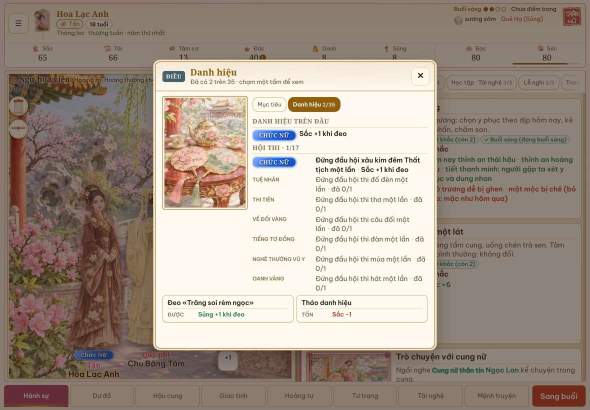
#> input picture dev/test/title-sys-shots/dh-panel-1180x820.jpg, 1180 x 820 px, given in place of book-0-tan.jpg, which was not available (shown at 1/2 size)
$ python sheet.py out.png
#> lines starting #> are read from the running program, lines starting #| are printed output that depends on the picture
import sys
from PIL import Image, ImageDraw, ImageFont
D = '/home/user/wt/fig-bg/.figbg/'
FB = '/usr/share/fonts/truetype/dejavu/DejaVuSans-Bold.ttf'
FR = '/usr/share/fonts/truetype/dejavu/DejaVuSans.ttf'
import os
for c in ['/usr/share/fonts/truetype/noto/NotoSerif-Bold.ttf', '/usr/share/fonts/truetype/liberation/LiberationSerif-Bold.ttf']:
    if os.path.exists(c): FB = c; break
f1, f2, f3 = ImageFont.truetype(FB, 46), ImageFont.truetype(FB, 32), ImageFont.truetype(FR, 24)
W = 2400; BG = (246, 238, 222); INK = (92, 40, 30)
WHO = [('tan', 'tan', 'Tần · hồng · mẫu đơn'), ('hau', 'hau', 'Hoàng hậu · vàng · phượng'), ('maid', 'maid', 'Hạ nhân · xám · liễu'),
       ('emp', 'emp', 'Hoàng thượng · rồng mây'), ('man', 'cong', 'Vương gia/công tử · thủy mặc')]
DIRS = [('A', 'A · Tranh lụa cuộn treo (trục cuộn, viền gấm) — mỗi bậc một màu + một hoa văn'),
        ('B', 'B · Cửa sổ trăng / quạt lụa tròn sau đầu nhân vật, phần dưới là giấy cũ'),
        ('C', 'C · Lụa nhuộm màu + mây dát vàng, viền tan dần vào giấy sách (không khung)')]
def fit(im, h=None, w=None):
    if h: return im.resize((round(im.width * h / im.height), h), Image.LANCZOS)
    return im.resize((w, round(im.height * w / im.width)), Image.LANCZOS)
colw = (W - 60) // 5
blocks = []
# header + baseline
hdr = Image.new('RGB', (W, 120), BG); d = ImageDraw.Draw(hdr)
#> after `hdr = Image.new('RGB', (W, 120), BG)`:
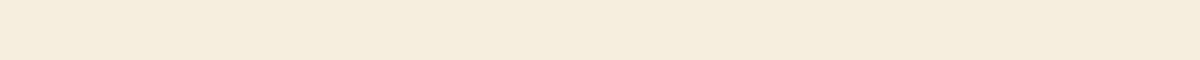
#> hdr: PIL image 2400x120 RGB (shown at 1/2 size); mean R, G, B 246, 238, 222
d.text((30, 18), 'Nền sau nhân vật toàn thân — 3 hướng mẫu (Tuần lục + hộp sự kiện)', font=f1, fill=INK)
d.text((30, 76), 'Mỗi hướng: hàng trên = trang Tuần lục (ô nhỏ góc = nền riêng), hàng dưới = hộp sự kiện có người. Không có người/chữ trong nền.', font=f3, fill=(110, 80, 60))
blocks.append(hdr)
base = Image.new('RGB', (W, 470), BG); d = ImageDraw.Draw(base)
d.text((30, 8), 'Hiện tại (chưa có nền)', font=f2, fill=INK)
b0 = fit(Image.open(D + 'all/book-0-tan.jpg'), h=410); base.paste(b0, (30, 52))
#> in fit, `if h: return im.resize((round(im.width * h / im.height), h), Image.LAN..`:
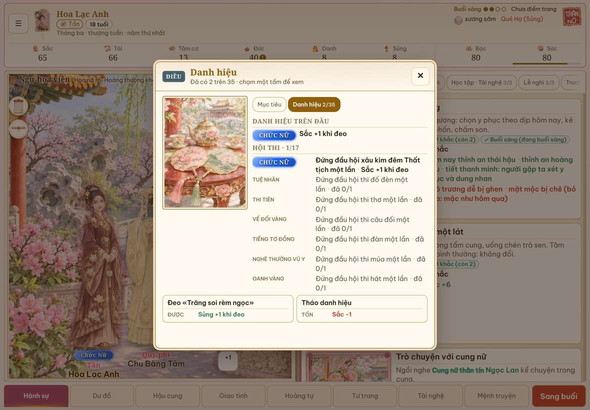
#> returned value: PIL image 590x410 RGB; mean R, G, B 163.6, 149.8, 138.1
#> after `base.paste(b0, (30, 52))`:
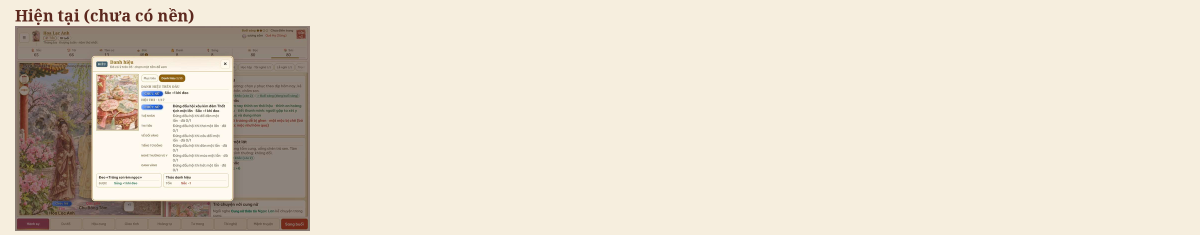
#> base: PIL image 2400x470 RGB (shown at 1/2 size); mean R, G, B 227.9, 218.5, 203.5
g0 = fit(Image.open(D + 'all/dlg-0-tan.jpg'), h=410); base.paste(g0, (60 + b0.width, 52))
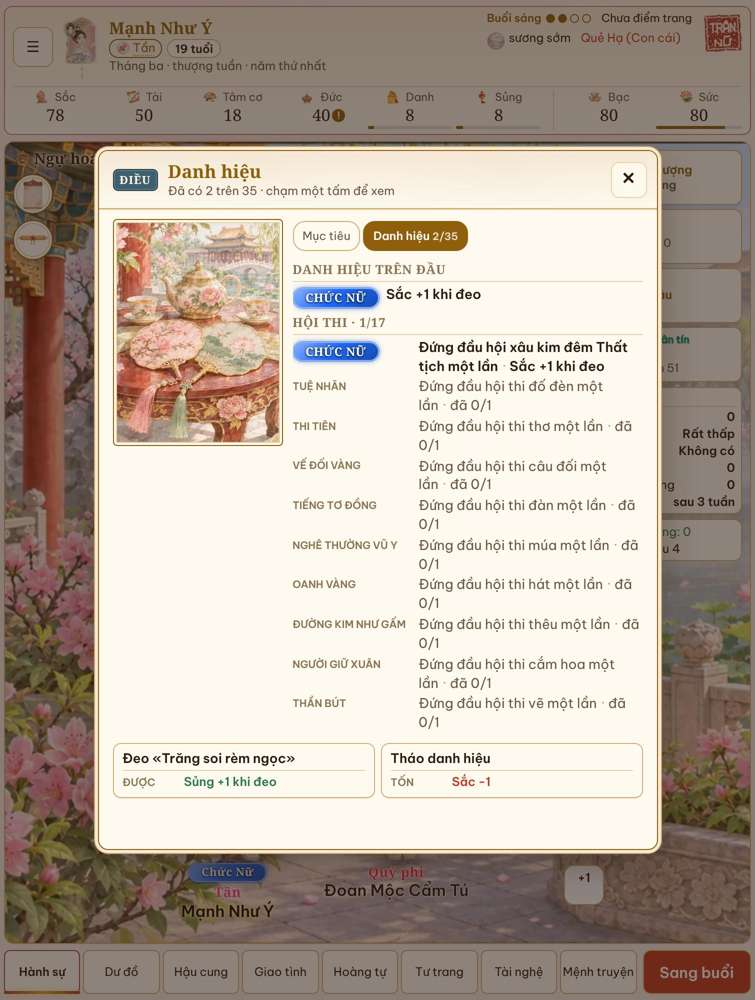
#> input picture dev/test/title-sys-shots/dh-panel-755x1000.jpg, 755 x 1000 px, given in place of dlg-0-tan.jpg, which was not available
#> after `base.paste(g0, (60 + b0.width, 52))`:
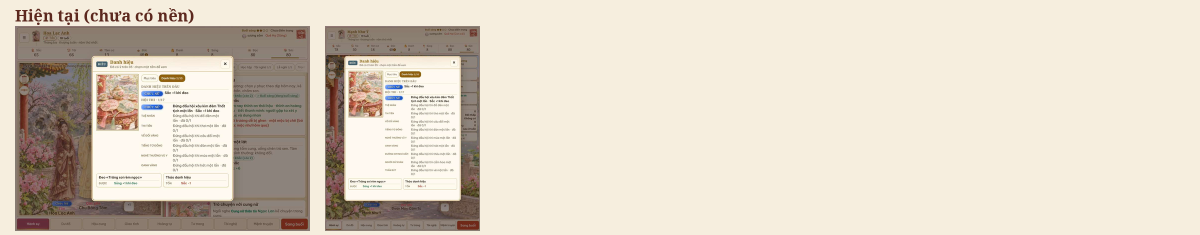
#> base: PIL image 2400x470 RGB (shown at 1/2 size); mean R, G, B 220.8, 210.9, 196.3
blocks.append(base)
for k, title in DIRS:
    sec = Image.new('RGB', (W, 60), BG); ImageDraw.Draw(sec).text((30, 12), title, font=f2, fill=INK); blocks.append(sec)
#> after `ImageDraw.Draw(sec).text((30, 12), title, font=f2, fill=INK)`:
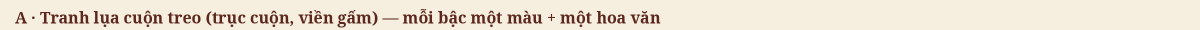
#> sec: PIL image 2400x60 RGB (shown at 1/2 size); mean R, G, B 234.6, 223.3, 207.8
    lab = Image.new('RGB', (W, 36), BG); dl = ImageDraw.Draw(lab)
#> after `lab = Image.new('RGB', (W, 36), BG)`:
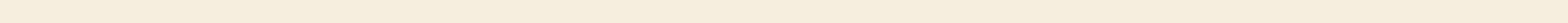
#> lab: PIL image 2400x36 RGB (shown at 1/2 size); mean R, G, B 246, 238, 222
    for i, (_, _, t) in enumerate(WHO): dl.text((30 + i * colw, 4), t, font=f3, fill=(110, 80, 60))
    blocks.append(lab)
    books = [fit(Image.open(D + f'all/book-{k}-{w}.jpg'), w=colw - 16) for w, _, _ in WHO]
#> (the run stopped early here; a loop or call above may not have finished)
